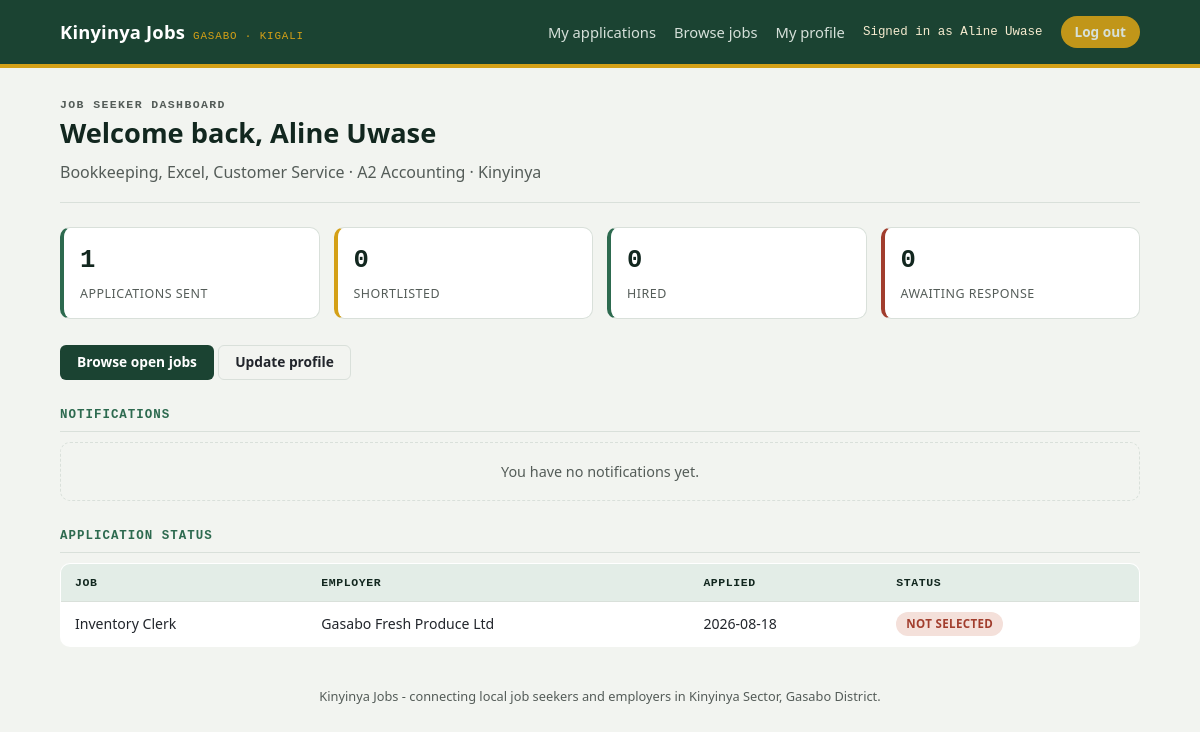
The page /seeker/dashboard.php (signed in) on the database its author committed.
### tables this page shows
CREATE TABLE IF NOT EXISTS seekers (
  id         INT UNSIGNED AUTO_INCREMENT PRIMARY KEY,
  user_id    INT UNSIGNED NULL UNIQUE,
  name       VARCHAR(150) NOT NULL,
  skills     VARCHAR(255) NOT NULL,
  education  VARCHAR(150) NOT NULL,
  location   VARCHAR(150) NOT NULL,
  resume_url VARCHAR(255) NULL,
  CONSTRAINT fk_seekers_user FOREIGN KEY (user_id) REFERENCES users(id) ON DELETE CASCADE
);

CREATE TABLE IF NOT EXISTS applications (
  id            INT UNSIGNED AUTO_INCREMENT PRIMARY KEY,
  job_id        INT UNSIGNED NOT NULL,
  seeker_id     INT UNSIGNED NOT NULL,
  date          DATE NOT NULL,
  status        ENUM('submitted','under_review','shortlisted','hired','rejected') NOT NULL DEFAULT 'submitted',
  cover_letter  TEXT NULL,
  CONSTRAINT fk_applications_job FOREIGN KEY (job_id) REFERENCES jobs(id) ON DELETE CASCADE,
  CONSTRAINT fk_applications_seeker FOREIGN KEY (seeker_id) REFERENCES seekers(id) ON DELETE CASCADE,
  UNIQUE KEY uniq_application (job_id, seeker_id)
);

CREATE TABLE IF NOT EXISTS jobs (
  id            INT UNSIGNED AUTO_INCREMENT PRIMARY KEY,
  employer_id   INT UNSIGNED NOT NULL,
  title         VARCHAR(150) NOT NULL,
  type          VARCHAR(50) NOT NULL DEFAULT 'Full-time',
  category      VARCHAR(100) NOT NULL DEFAULT 'General',
  location      VARCHAR(150) NOT NULL DEFAULT 'Kinyinya',
  description   TEXT NULL,
  requirements  TEXT NULL,
  salary_min    INT UNSIGNED NOT NULL DEFAULT 0,
  salary_max    INT UNSIGNED NOT NULL DEFAULT 0,
  deadline      DATE NOT NULL,
  posted        DATE NOT NULL,
  active        TINYINT(1) NOT NULL DEFAULT 1,
  status        ENUM('pending','approved','rejected') NOT NULL DEFAULT 'pending',
  views         INT UNSIGNED NOT NULL DEFAULT 0,
  CONSTRAINT fk_jobs_employer FOREIGN KEY (employer_id) REFERENCES employers(id) ON DELETE CASCADE,
  INDEX idx_jobs_status (status),
  INDEX idx_jobs_deadline (deadline)
);

CREATE TABLE IF NOT EXISTS employers (
  id        INT UNSIGNED AUTO_INCREMENT PRIMARY KEY,
  user_id   INT UNSIGNED NULL UNIQUE,
  name      VARCHAR(150) NOT NULL,
  industry  VARCHAR(150) NOT NULL,
  location  VARCHAR(150) NOT NULL,
  about     TEXT NULL,
  CONSTRAINT fk_employers_user FOREIGN KEY (user_id) REFERENCES users(id) ON DELETE CASCADE
);

### includes/config.php (called while the page is built, shortened)
<?php
function kj_url(string $path = ''): string {
    $documentRoot = isset($_SERVER['DOCUMENT_ROOT']) ? realpath($_SERVER['DOCUMENT_ROOT']) : false;
    $projectRoot = realpath(dirname(__DIR__));
    $base = '';
    if ($documentRoot && $projectRoot) {
        $doc = str_replace('\\', '/', rtrim($documentRoot, '/\\'));
        $project = str_replace('\\', '/', rtrim($projectRoot, '/\\'));
        if (stripos($project, $doc) === 0) $base = substr($project, strlen($doc));
    }
    return rtrim($base, '/') . '/' . ltrim($path, '/');
}

### includes/db.php (called while the page is built)
<?php
require_once __DIR__ . '/config.php';
function kj_db(): PDO {
    static $pdo = null;
    if ($pdo === null) {
        $dsn = 'mysql:host=' . DB_HOST . ';port=' . DB_PORT . ';dbname=' . DB_NAME . ';charset=utf8mb4';
        try {
            $pdo = new PDO($dsn, DB_USER, DB_PASS, [
                PDO::ATTR_ERRMODE            => PDO::ERRMODE_EXCEPTION,
                PDO::ATTR_DEFAULT_FETCH_MODE => PDO::FETCH_ASSOC,
                PDO::ATTR_EMULATE_PREPARES   => false,
            ]);
        } catch (PDOException $e) {
            http_response_code(500);
            die(
                '<h1>Database connection failed</h1>' .
                '<p>Could not connect to MySQL database <code>' . htmlspecialchars(DB_NAME) . '</code> ' .
                'on <code>' . htmlspecialchars(DB_HOST) . ':' . htmlspecialchars(DB_PORT) . '</code>.</p>' .
                '<p>Confirm MySQL is running, then use the one-time setup page to configure and import the database.</p>' .
                '<p><a href="' . htmlspecialchars(kj_url('setup.php')) . '">Open database setup</a></p>'
            );
        }
    }
    return $pdo;
}
function kj_index_by_id(array $rows): array {
    $out = [];
    foreach ($rows as $row) { $out[$row['id']] = $row; }
    return $out;
}

### includes/data.php (called while the page is built, shortened)
<?php
require_once __DIR__ . '/db.php';
function kj_job($id) {
    $stmt = kj_db()->prepare('SELECT * FROM jobs WHERE id = ?');
    $stmt->execute([(int) $id]);
    $row = $stmt->fetch();
    return $row ?: null;
}
function kj_employer($id) {
    $stmt = kj_db()->prepare('SELECT * FROM employers WHERE id = ?');
    $stmt->execute([(int) $id]);
    return $stmt->fetch() ?: null;
}
function kj_seeker($id) {
    $stmt = kj_db()->prepare('SELECT * FROM seekers WHERE id = ?');
    $stmt->execute([(int) $id]);
    return $stmt->fetch() ?: null;
}
function kj_applications_for_seeker($seeker_id): array {
    $stmt = kj_db()->prepare('SELECT * FROM applications WHERE seeker_id = ? ORDER BY date DESC, id DESC');
    $stmt->execute([(int) $seeker_id]);
    return kj_index_by_id($stmt->fetchAll());
}
function kj_status_label($status) {
    $labels = [
        'submitted' => 'Submitted', 'under_review' => 'Under review',
        'shortlisted' => 'Shortlisted', 'rejected' => 'Not selected', 'hired' => 'Hired',
    ];
    return $labels[$status] ?? ucfirst($status);
}
function kj_current_user() {
    if ($_SESSION['role'] === 'seeker')   return kj_seeker($_SESSION['user_id']);
    return null;
}

### seeker/dashboard.php (the view, shortened to what this page needs)
<?php
require_once __DIR__ . '/../includes/data.php';
$seeker = kj_current_user();
$myApps = kj_applications_for_seeker($seeker['id']);
$notifications = kj_notifications_for_user((int) ($_SESSION['account_id'] ?? 0));
usort($myApps, fn($a, $b) => strcmp($b['date'], $a['date']));
$counts = ['submitted' => 0, 'under_review' => 0, 'shortlisted' => 0, 'hired' => 0, 'rejected' => 0];
foreach ($myApps as $a) { $counts[$a['status']] = ($counts[$a['status']] ?? 0) + 1; }
require __DIR__ . '/../includes/header.php';
?>
<section class="pagehead">
  <p class="eyebrow">Job seeker dashboard</p>
  <h1>Welcome back, <?= htmlspecialchars($seeker['name']) ?></h1>
  <p><?= htmlspecialchars($seeker['skills']) ?> · <?= htmlspecialchars($seeker['education']) ?> · <?= htmlspecialchars($seeker['location']) ?></p>
</section>
<div class="stats">
  <div class="stat"><span class="n"><?= count($myApps) ?></span><span class="l">Applications sent</span></div>
  <div class="stat accent"><span class="n"><?= $counts['shortlisted'] ?></span><span class="l">Shortlisted</span></div>
  <div class="stat"><span class="n"><?= $counts['hired'] ?></span><span class="l">Hired</span></div>
  <div class="stat warn"><span class="n"><?= $counts['under_review'] + $counts['submitted'] ?></span><span class="l">Awaiting response</span></div>
</div>
<div style="margin-bottom:20px;">
  <a class="btn btn-primary" href="jobs.php">Browse open jobs</a>
  <a class="btn btn-ghost" href="profile.php">Update profile</a>
</div>
<h2 class="section-title">Notifications</h2>
<?php if (empty($notifications)): ?>
  <div class="empty">You have no notifications yet.</div>
<?php endif; ?>
<h2 class="section-title">Application status</h2>
<?php if (empty($myApps)): ?>
  <div class="empty">You haven't applied to anything yet. <a href="jobs.php">Browse open jobs</a> to get started.</div>
<?php else: ?>
  <table class="kj">
    <thead>
      <tr><th>Job</th><th>Employer</th><th>Applied</th><th>Status</th></tr>
    </thead>
    <tbody>
      <?php foreach ($myApps as $a): $job = kj_job($a['job_id']); $emp = kj_employer($job['employer_id']); ?>
      <tr>
        <td><?= htmlspecialchars($job['title']) ?></td>
        <td><?= htmlspecialchars($emp['name']) ?></td>
        <td><?= htmlspecialchars($a['date']) ?></td>
        <td>
          <span class="badge <?= $a['status'] ?>"><?= kj_status_label($a['status']) ?></span>
        </td>
      </tr>
      <?php endforeach; ?>
    </tbody>
  </table>
<?php endif; ?>
<?php require __DIR__ . '/../includes/footer.php'; ?>

### includes/header.php (shortened to what this page needs)
<?php
$role = $_SESSION['role'] ?? null;
$user = kj_current_user();
function kj_base($path) {
    return kj_url($path);
}
?>
<!doctype html>
<html lang="en">
<head>
<link rel="stylesheet" href="<?= kj_base('assets/style.css') ?>">
</head>
<body>
<header class="topbar">
  <div class="wrap">
    <a class="brand" href="<?= kj_base('index.php') ?>">Kinyinya Jobs <small>Gasabo · Kigali</small></a>
    <nav class="topnav">
      <?php if ($role === 'seeker'): ?>
        <a href="<?= kj_base('seeker/dashboard.php') ?>">My applications</a>
        <a href="<?= kj_base('seeker/jobs.php') ?>">Browse jobs</a>
        <a href="<?= kj_base('seeker/profile.php') ?>">My profile</a>
        <span class="who">Signed in as <?= htmlspecialchars($user['name']) ?></span>
        <a class="pill" href="<?= kj_base('logout.php') ?>">Log out</a>
      <?php elseif ($role === 'admin'): ?>
        <a href="<?= kj_base('admin/dashboard.php') ?>">Overview</a>
        <span class="who">Platform Admin</span>
        <a class="pill" href="<?= kj_base('logout.php') ?>">Log out</a>
      <?php else: ?>
        <a href="<?= kj_base('index.php') ?>#login">Log in</a>
        <a class="pill" href="<?= kj_base('register.php') ?>">Create account</a>
      <?php endif; ?>
    </nav>
  </div>
</header>
<main class="wrap">

### assets/style.css (style rules this page uses)
:root { --green-900: #12271f; --green-700: #1b4332; --green-500: #2d6a4f; --green-100: #e3ede7; --ochre-600: #b8860b; --ochre-400: #d4a017; --ochre-100: #f7ecd0; --brick-600: #a13d2d; --brick-100: #f4e0da; --ink: #21252b; --ink-soft: #545c58; --paper: #f2f4f0; --card: #ffffff; --line: #d9e0da; --radius: 10px; --font-display: "Segoe UI", "Helvetica Neue", Arial, sans-serif; --font-body: "Segoe UI", system-ui, -apple-system, Arial, sans-serif; --font-mono: "Consolas", "SFMono-Regular", Menlo, monospace; }
* { box-sizing: border-box; }
body { margin: 0; background: var(--paper); color: var(--ink); font-family: var(--font-body); line-height: 1.5; }
a { color: inherit; }
.wrap { max-width: 1120px; margin: 0 auto; padding: 0 20px; }
.topbar { background: var(--green-700); color: #fff; border-bottom: 4px solid var(--ochre-400); }
.topbar .wrap { display: flex; align-items: center; justify-content: space-between; min-height: 64px; flex-wrap: wrap; gap: 10px; }
.brand { display: flex; align-items: baseline; gap: 8px; font-family: var(--font-display); font-weight: 800; font-size: 1.15rem; letter-spacing: 0.01em; text-decoration: none; color: #fff; }
.brand small { font-family: var(--font-mono); font-weight: 400; font-size: 0.68rem; color: var(--ochre-400); letter-spacing: 0.08em; text-transform: uppercase; }
.topnav { display: flex; align-items: center; gap: 18px; font-size: 0.92rem; }
.topnav a { text-decoration: none; color: #eaf1ec; opacity: 0.9; }
.pill { background: var(--ochre-400); color: var(--green-900); font-weight: 700; padding: 6px 14px; border-radius: 999px; font-size: 0.85rem; text-decoration: none; }
.who { font-family: var(--font-mono); font-size: 0.78rem; color: var(--ochre-100); }
.pagehead { padding: 28px 0 18px; border-bottom: 1px solid var(--line); margin-bottom: 24px; }
.eyebrow { font-family: var(--font-mono); text-transform: uppercase; letter-spacing: 0.12em; font-size: 0.72rem; color: var(--green-500); font-weight: 700; margin: 0 0 6px; }
.pagehead h1 { font-family: var(--font-display); font-size: 1.7rem; margin: 0 0 6px; color: var(--green-900); }
.pagehead p { margin: 0; color: var(--ink-soft); max-width: 60ch; }
.stats { display: grid; grid-template-columns: repeat(auto-fit, minmax(160px, 1fr)); gap: 14px; margin-bottom: 26px; }
.stat { background: var(--card); border: 1px solid var(--line); border-left: 4px solid var(--green-500); border-radius: var(--radius); padding: 14px 16px; }
.stat .n { font-family: var(--font-mono); font-size: 1.6rem; font-weight: 700; color: var(--green-900); display: block; }
.stat .l { font-size: 0.78rem; color: var(--ink-soft); text-transform: uppercase; letter-spacing: 0.04em; }
.stat.accent { border-left-color: var(--ochre-400); }
.stat.warn { border-left-color: var(--brick-600); }
.badge { display: inline-block; font-size: 0.72rem; font-weight: 700; padding: 3px 10px; border-radius: 999px; text-transform: uppercase; letter-spacing: 0.03em; }
.badge.rejected { background: var(--brick-100); color: var(--brick-600); }
.btn { display: inline-block; font-family: var(--font-body); font-weight: 600; font-size: 0.86rem; padding: 8px 16px; border-radius: 6px; border: 1px solid transparent; cursor: pointer; text-decoration: none; line-height: 1.2; }
.btn-primary { background: var(--green-700); color: #fff; }
.btn-ghost { background: transparent; border-color: var(--line); color: var(--ink); }
table.kj { width: 100%; border-collapse: collapse; background: var(--card); border: 1px solid var(--line); border-radius: var(--radius); overflow: hidden; }
table.kj th, table.kj td { padding: 10px 14px; text-align: left; border-bottom: 1px solid var(--line); font-size: 0.88rem; }
table.kj th { background: var(--green-100); color: var(--green-900); font-family: var(--font-mono); font-size: 0.72rem; text-transform: uppercase; letter-spacing: 0.05em; }
table.kj tr:last-child td { border-bottom: none; }
.section-title { font-family: var(--font-mono); text-transform: uppercase; letter-spacing: 0.08em; font-size: 0.78rem; color: var(--green-500); font-weight: 700; margin: 26px 0 10px; border-bottom: 1px solid var(--line); padding-bottom: 6px; }
.empty { color: var(--ink-soft); font-size: 0.9rem; padding: 18px; text-align: center; border: 1px dashed var(--line); border-radius: var(--radius); }

### rows shown on the page
seekers: name "Aline Uwase", skills "Bookkeeping, Excel, Customer Service", education "A2 Accounting", location "Kinyinya"
applications: job.title "Inventory Clerk", employers.name "Gasabo Fresh Produce Ltd", date "2026-08-18", status "NOT SELECTED"

### other values the page prints
count($myApps) "1"
$counts['shortlisted'] "0"
$counts['hired'] "0"
$counts['under_review'] + $counts['submitted'] "0"
